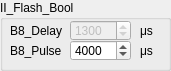
     <widget class="QGroupBox" name="groupBox_13">
      <property name="geometry">
       <rect>
        <x>400</x>
        <y>120</y>
        <width>171</width>
        <height>71</height>
       </rect>
      </property>
      <property name="title">
       <string>II_Flash_Bool</string>
      </property>
      <widget class="QSpinBox" name="B8_Pulse">
       <property name="geometry">
        <rect>
         <x>70</x>
         <y>40</y>
         <width>61</width>
         <height>21</height>
        </rect>
       </property>
       <property name="minimum">
        <number>25</number>
       </property>
       <property name="maximum">
        <number>10000</number>
       </property>
       <property name="value">
        <number>4000</number>
       </property>
      </widget>
      <widget class="QSpinBox" name="B8_Delay">
       <property name="enabled">
        <bool>false</bool>
       </property>
       <property name="geometry">
        <rect>
         <x>70</x>
         <y>20</y>
         <width>61</width>
         <height>21</height>
        </rect>
       </property>
       <property name="minimum">
        <number>100</number>
       </property>
       <property name="maximum">
        <number>10000000</number>
       </property>
       <property name="value">
        <number>1300</number>
       </property>
      </widget>
      <widget class="QLabel" name="LaserPStextlbl1_30">
       <property name="geometry">
        <rect>
         <x>10</x>
         <y>20</y>
         <width>61</width>
         <height>21</height>
        </rect>
       </property>
       <property name="text">
        <string>B8_Delay</string>
       </property>
       <property name="alignment">
        <set>Qt::AlignLeading|Qt::AlignLeft|Qt::AlignVCenter</set>
       </property>
       <property name="wordWrap">
        <bool>false</bool>
       </property>
      </widget>
      <widget class="QLabel" name="LaserPStextlbl1_27">
       <property name="geometry">
        <rect>
         <x>10</x>
         <y>40</y>
         <width>61</width>
         <height>21</height>
        </rect>
       </property>
       <property name="text">
        <string>B8_Pulse</string>
       </property>
       <property name="alignment">
        <set>Qt::AlignLeading|Qt::AlignLeft|Qt::AlignVCenter</set>
       </property>
       <property name="wordWrap">
        <bool>false</bool>
       </property>
      </widget>
      <widget class="QLabel" name="LaserPStextlbl1_109">
       <property name="geometry">
        <rect>
         <x>140</x>
         <y>20</y>
         <width>21</width>
         <height>21</height>
        </rect>
       </property>
       <property name="text">
        <string>μs</string>
       </property>
       <property name="alignment">
        <set>Qt::AlignLeading|Qt::AlignLeft|Qt::AlignVCenter</set>
       </property>
       <property name="wordWrap">
        <bool>false</bool>
       </property>
      </widget>
      <widget class="QLabel" name="LaserPStextlbl1_110">
       <property name="geometry">
        <rect>
         <x>140</x>
         <y>40</y>
         <width>21</width>
         <height>21</height>
        </rect>
       </property>
       <property name="text">
        <string>μs</string>
       </property>
       <property name="alignment">
        <set>Qt::AlignLeading|Qt::AlignLeft|Qt::AlignVCenter</set>
       </property>
       <property name="wordWrap">
        <bool>false</bool>
       </property>
      </widget>
     </widget>
